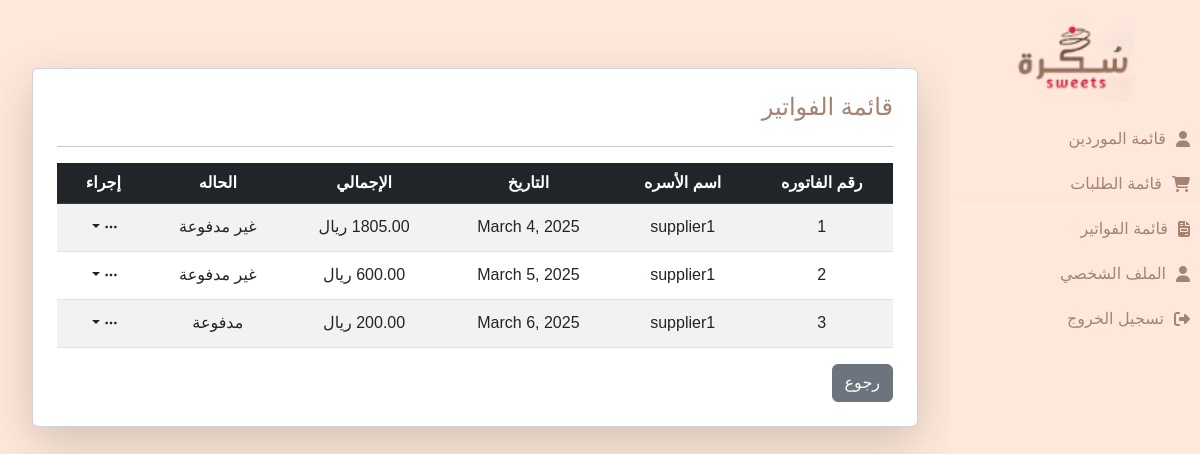
The app's page /invoices/invoice/invoice-list (signed in) with its own data.
### invoices/models.py (models this page shows, shortened)
class Invoice(models.Model):
    STATUS_CHOICES = [
        ('pending', 'غير مدفوعة'),
        ('partially_paid', 'مدفوعة جزئيًا'),
        ('paid', 'مدفوعة'),
        ('cancelled', 'ملغاة'),
    ]
    supplier         = models.ForeignKey(Supplier, on_delete=models.CASCADE ,related_name="invoices")  # المورد المرتبط بالفاتورة
    orders           = models.ManyToManyField(Order)  # ربط الفاتورة بالطلبات
    invoice_number   = models.CharField(max_length=50, unique=True)  # رقم الفاتورة
    invoice_date     = models.DateField(auto_now_add=True)  # تاريخ الفاتورة
    due_date         = models.DateField(null=True, blank=True)  # تاريخ الاستحقاق
    previous_balance = models.DecimalField(max_digits=10, decimal_places=2, default=0.00)  # الرصيد السابق
    current_balance  = models.DecimalField(max_digits=10, decimal_places=2, default=0.00)  # الرصيد الحالي
    paid_amount      = models.DecimalField(max_digits=10, decimal_places=2, default=0.00)  # المبلغ المدفوع
    remaining_amount = models.DecimalField(max_digits=10, decimal_places=2, default=0.00)  # المبلغ المتبقي
    total_amount     = models.DecimalField(max_digits=10, decimal_places=2, default=0.00)  # إجمالي الفاتورة
    status           = models.CharField(max_length=20, choices=STATUS_CHOICES, default='غير مدفوعة')
    notes            = models.TextField(blank=True, null=True)

### suppliers/models.py (models this page shows, shortened)
class Supplier(models.Model):
    user             = models.OneToOneField(User, on_delete=models.CASCADE)
    company_name     = models.CharField(max_length=255)
    email            = models.EmailField(max_length=254, blank=True, null=True)
    phone_number     = models.CharField(max_length=15, blank=True, null=True)  # إضافة رقم الهاتف
    bank_account     = models.CharField(max_length=50,blank=True, null=True)
    address          = models.TextField(blank=True, null=True )  # العنوان
    previous_balance = models.DecimalField(max_digits=10, decimal_places=2, default=0.00)  # الرصيد السابق
    current_balance  = models.DecimalField(max_digits=10, decimal_places=2, default=0.00)  # الرصيد الحالي

### invoices/views.py (the view)
# urls.py: path('invoice/invoice-list',views.invoice_list,name='invoice-list')
def invoice_list(request):
    if request.user.is_staff:
        invoices = Invoice.objects.all()
    else:
        try:
            supplier = request.user.supplier  # جلب المورد المرتبط بالمستخدم
            invoices = Invoice.objects.filter(supplier=supplier)  # عرض فواتيره فقط
        except AttributeError:
            invoices = []  # إذا لم يكن المورد مسجلاً، لا تعرض أي فواتير
    context = {
        'invoices': invoices,
        }
    return render(request, 'invoice/invoice_list.html', context)

### invoices/templates/invoice/invoice_list.html (shortened to what this page needs)
{% extends 'base.html' %}
{% block content %}
<div class="container-fluid mt-5">
    <div class="table-responsive card mt-4 p-4 shadow-lg">
        <div class="row">
            <h4 class="">
                    قائمة الفواتير
            </h4>
        </div>
        <hr>
        {% if invoices %}
        <table class="table table-striped text-center align-middle">
            <thead class="table-dark">
                <tr>
                    <th>رقم الفاتوره</th>
                    <th> اسم الأسره</th>
                    <th>التاريخ</th>
                    <th>الإجمالي</th>
                    <th>الحاله</th>
                    <th>إجراء</th>
                </tr>
            </thead>
            <tbody id="formset-container">
                {% for invoice in invoices %}
                <tr class="order-item-form">
                    <td>{{ forloop.counter }}</td>
                    <td>{{ invoice.supplier.company_name }}</td>
                    <td>{{ invoice.invoice_date }}</td>
                    <td>{{ invoice.total_amount}} ريال</td>
                    <td>{{ invoice.status }}</td>
                    <td>
                        <div class="btn-group">
                            <button type="button" class="btn btn-white btn-sm dropdown-toggle" data-bs-toggle="dropdown" aria-expanded="false">
                                <i class="bi bi-three-dots"></i>
                            </button>
                        </div>
                    </td>
                </tr>
                {% endfor %}
            </tbody>
        </table>
        <div>
            <a href="{% url 'admin_dashboard' %}" class="btn btn-secondary">رجوع</a>
        </div>
        {% else %}
        <p class="text-muted">لا يوحد فواتير بعد.</p>
        {% endif %}
    </div>
</div>
{% endblock %}

### sukkara_invoices/static/css/style.css (style rules this page uses)
body { background-color: #f8f9fa; display: flex; flex-direction: column; min-height: 100vh; font-family: "Tajawal", sans-serif; }
h1, h2, h3, h4, h5, h6 { color: #a58371 !important; }

### invoices/templates/base.html (style rules this page uses)
body { background-color: #ffe8db; display: flex; flex-direction: column; min-height: 100vh; }
h1, h2, h3, h4, h5, h6 { color: #a58371 !important; }
thead { background-color: #ffe8db; color: #a58371; }

### records on screen
Invoice: supplier.company_name "supplier1", invoice_date "March 4, 2025", status "غير مدفوعة"
Invoice: supplier.company_name "supplier1", invoice_date "March 5, 2025", status "غير مدفوعة"
Invoice: supplier.company_name "supplier1", invoice_date "March 6, 2025", status "مدفوعة"
